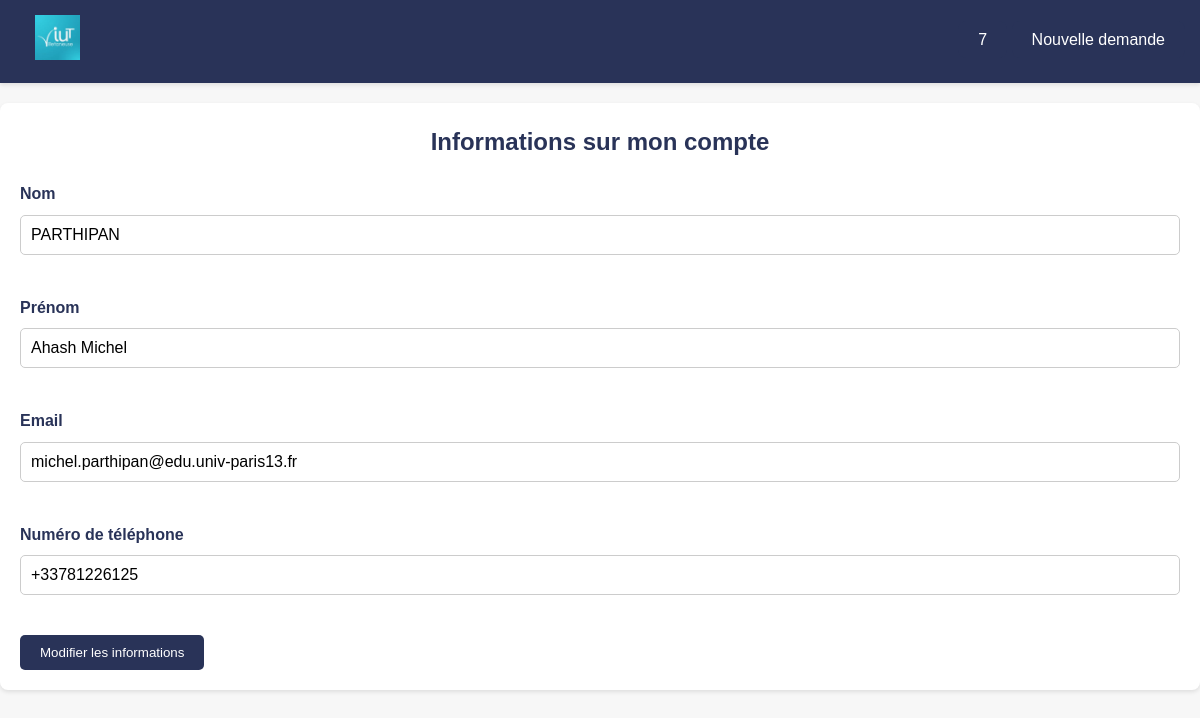
Screenshot of /?controller=list&action=monCompte with the database file from the repository.
### tables this page shows
CREATE TABLE Utilisateur (
    id_utilisateur INT PRIMARY KEY,
    nom VARCHAR(255) NOT NULL,
    prenom VARCHAR(255) NOT NULL,
    email VARCHAR(255) UNIQUE NOT NULL,
    numTel VARCHAR(50) UNIQUE NOT NULL,
    role VARCHAR(50) NOT NULL
);

### Controllers/Controller_list.php (called while the page is built, shortened)
<?php
class Controller_list extends Controller
{
    public function action_monCompte(){
        $m = Model::getModel();
        $identifiant = $_SESSION["identifiant"];
        $data = [
            "informations" => $m->getUserInfo($identifiant)
        ];
        $this->render("monCompte", $data);
    }
}
?>

### Models/Model.php (called while the page is built, shortened)
<?php
class Model
{
    private $bd;
    private static $instance = null;
    private function __construct()
    {
        require_once 'identifiants/identifiant.php';
        try {
            $this->bd = new PDO($dsn, $username, $password);
            $this->bd->setAttribute(PDO::ATTR_ERRMODE, PDO::ERRMODE_EXCEPTION);
            $this->bd->query("SET NAMES 'utf8'");
        } catch (PDOException $e) {
            die('Erreur de connexion : ' . $e->getMessage());
        }
    }
    public static function getModel()
    {
        if (self::$instance === null) {
            self::$instance = new Model();
        }
        return self::$instance;
    }
    public function getUserInfo($id){
        $query = "SELECT * FROM Utilisateur WHERE id_utilisateur = :id;";
        $req = $this->bd->prepare($query);
        $req->bindValue(':id', $id);
        $req->execute();
        return $req->fetch(PDO::FETCH_ASSOC);
    }
}
?>

### identifiants/identifiant.php (called while the page is built, shortened)
<?php
    $username = 'nom_de_l_utilisateur';
    $password = 'mdp_de_l_utilisateur';
?>

### Views/view_monCompte.php (the view, shortened to what this page needs)
<?php require "view_begin.php"; ?>
<?php $infos_compte = $data["informations"];
?>
<section>
    <h1>Informations sur mon compte</h1>
    <form action="?controller=demande&action=majMonCompte" method="POST">
        <div>
            <label for="nom">Nom</label>
            <input type="text" placeholder="Nouveau nom" name="nom" value="<?=htmlspecialchars($infos_compte["nom"]);?>">
        </div>
        <div>
            <label for="prenom">Prénom</label>
            <input type="text" placeholder="Nouveau prénom" name="prenom" value="<?=$infos_compte["prenom"];?>">
        </div>
        <div>
            <label for="email">Email</label>
            <input type="email" placeholder="Nouveau mail" name="email" value="<?=$infos_compte["email"];?>">
        </div>
        <div>
            <label for="numTel">Numéro de téléphone</label>
            <input type="text" placeholder="Nouveau numéro de téléphone" name="numTel" value="<?=$infos_compte["numTel"] ;?>">
        </div>
        <button class="button">Modifier les informations</button>
    </form>
</section>
<?php require "view_end.php"; ?>

### Content/CSS/styles.css (style rules this page uses)
* { margin: 0; padding: 0; box-sizing: border-box; }
body { font-family: Arial, sans-serif; line-height: 1.6; background-color: #f7f7f7; color: #293358; }
section { background-color: #fff; padding: 20px; margin: 20px auto; max-width: 800px; border-radius: 8px; box-shadow: 0 2px 4px rgba(0, 0, 0, 0.1); }
section, main, footer { background-color: #fff; padding: 20px; margin: 20px auto; max-width: 1200px; border-radius: 8px; box-shadow: 0 2px 4px rgba(0, 0, 0, 0.1); }
h1 { text-align: center; color: #293358; margin-bottom: 20px; }
h1, h2, h3 { color: #293358; font-weight: bold; }
form { display: block; max-width: 100%; }
form label { font-weight: bold; color: #293358; display: block; margin-bottom: 8px; margin-right: 15px; }
form div { margin-bottom: 30px; }
label { display: block; margin-bottom: 5px; font-weight: bold; color: #293358; }
input[type="text"], input[type="number"], input[type="email"], input[type="password"], input[type="date"], input[type="file"], textarea, select, input[type="color"] { width: 100%; padding: 10px; margin-bottom: 10px; border: 1px solid #ccc; border-radius: 5px; font-size: 16px; transition: border-color 0.3s ease; }
.button { background-color: #293358; color: #fff; padding: 10px 20px; border: none; border-radius: 5px; cursor: pointer; transition: transform 0.2s ease; text-decoration: none; }

### rows the page displays
utilisateur: nom "PARTHIPAN", prenom "Ahash Michel", email "michel.parthipan@edu.univ-paris13.fr", numTel "+33781226125"

### other values shown
$_SESSION["identifiant"] "7"
